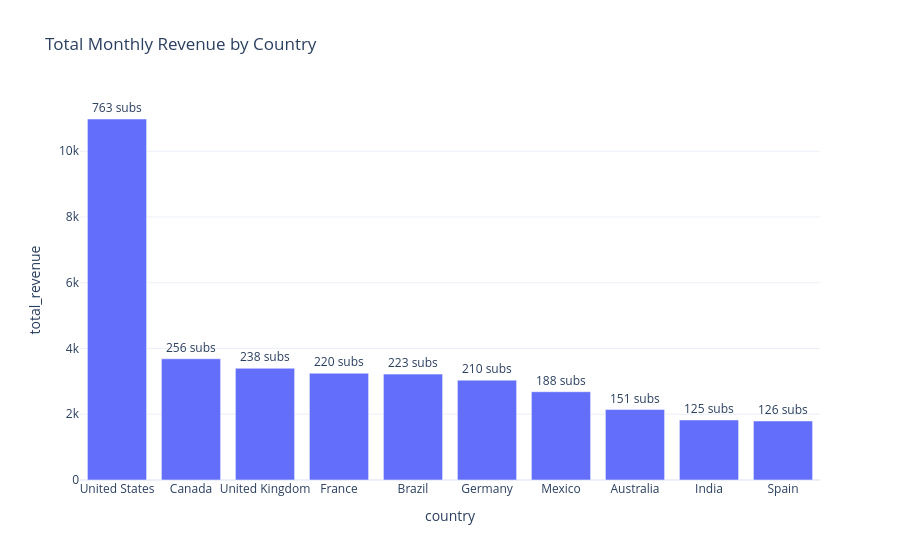

This figure's notebook cell:
### Code cell
revenue_by_country = analysis.revenue_by(df, "country")
viz.revenue_by_plan_chart(revenue_by_country, "country").show()

### Figure 1 — Plotly figure (JSON) as saved in the notebook; plotly's stock layout.template omitted (floating-point values rounded to 4 significant figures)
{"data": [{"hovertemplate": "country=%{x}<br>total_revenue=%{y}<br>subscribers=%{text}<extra></extra>", "legendgroup": "", "marker": {"color": "#636efa", "pattern": {"shape": ""}}, "name": "", "orientation": "v", "showlegend": false, "text": [763.0, 256.0, 238.0, 220.0, 223.0, 210.0, 188.0, 151.0, 125.0, 126.0], "textposition": "outside", "texttemplate": "%{text} subs", "type": "bar", "x": ["United States", "Canada", "United Kingdom", "France", "Brazil", "Germany", "Mexico", "Australia", "India", "Spain"], "xaxis": "x", "y": [10980.0, 3687.0, 3399.0, 3249.0, 3221.0, 3037.0, 2685.0, 2142.0, 1825.0, 1795.0], "yaxis": "y"}], "layout": {"barmode": "relative", "legend": {"tracegroupgap": 0}, "title": {"text": "Total Monthly Revenue by Country"}, "xaxis": {"anchor": "y", "domain": [0.0, 1.0], "title": {"text": "country"}}, "yaxis": {"anchor": "x", "domain": [0.0, 1.0], "title": {"text": "total_revenue"}}}}
